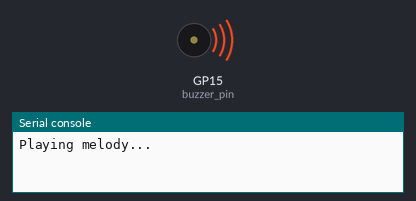
Bench run of a program on a simulated Raspberry Pi Pico running MicroPython. Parts: buzzer (waves = sounding), the last lines printed to the serial console. At 6.2 s the program stops and its outputs stay as they are.

Above: at 0.15 s.
At 6.2 s:
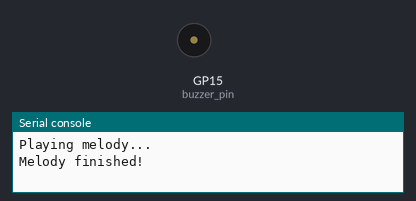
Timing chart, 0 to 7.7 s (numbered marks = the images above):
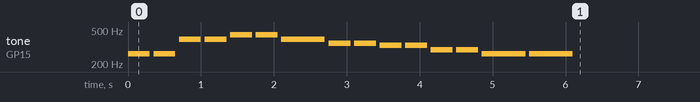

Measured:
- by itself, tone on GP15 (buzzer_pin): plays 262 Hz for 0.30 s, 262 Hz for 0.30 s, 392 Hz for 0.30 s, 392 Hz for 0.30 s, 440 Hz for 0.30 s, 440 Hz for 0.30 s … (15 notes in this stretch)

The program:

06_piezo_melody.py
```python
"""
Raspberry Pi Pico - Beginner Program 6: Piezo Buzzer Melody
==========================================================

This program demonstrates how to generate tones using a piezo buzzer
to play a simple melody.

Hardware required:
- Raspberry Pi Pico
- Piezo buzzer
- Breadboard and jumper wires

Connections:
- Connect one pin of the piezo buzzer to GPIO pin 15
- Connect the other pin of the piezo buzzer to GND

Instructions:
1. Set up the circuit as described above
2. Upload this program to the Pico
3. Listen to the melody

Concepts covered:
- Generating tones with PWM
- Working with musical frequencies
- Creating sequences with arrays/lists
- Timing control for musical notes
"""

import machine
import time

# Set up the buzzer pin for PWM
buzzer_pin = machine.Pin(15)
pwm = machine.PWM(buzzer_pin)

# Define musical notes frequencies (in Hz)
NOTE_C4 = 262
NOTE_D4 = 294
NOTE_E4 = 330
NOTE_F4 = 349
NOTE_G4 = 392
NOTE_A4 = 440
NOTE_B4 = 494
NOTE_C5 = 523

# Function to play a tone
def play_tone(frequency, duration):
    if frequency > 0:
        pwm.freq(frequency)
        pwm.duty_u16(32768)  # 50% duty cycle (half volume)
    else:
        pwm.duty_u16(0)  # Silence

    time.sleep(duration)
    pwm.duty_u16(0)  # Stop the tone
    time.sleep(0.05)  # Small pause between notes

# Define the melody - "Twinkle Twinkle Little Star"
# Each tuple contains (frequency, duration)
melody = [
    (NOTE_C4, 0.3), (NOTE_C4, 0.3), (NOTE_G4, 0.3), (NOTE_G4, 0.3),
    (NOTE_A4, 0.3), (NOTE_A4, 0.3), (NOTE_G4, 0.6),
    (NOTE_F4, 0.3), (NOTE_F4, 0.3), (NOTE_E4, 0.3), (NOTE_E4, 0.3),
    (NOTE_D4, 0.3), (NOTE_D4, 0.3), (NOTE_C4, 0.6)
]

try:
    print("Playing melody...")

    # Play the melody
    for note in melody:
        frequency, duration = note
        play_tone(frequency, duration)

    # Play a final note
    play_tone(NOTE_C4, 0.6)

    print("Melody finished!")

except KeyboardInterrupt:
    # Clean up on exit
    pwm.duty_u16(0)  # Turn off the buzzer
    print("Program stopped")
```
